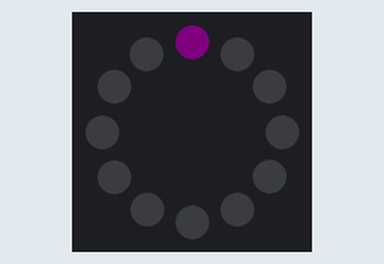
This program was run on a simulated Raspberry Pi Pico running MicroPython. On the bench: 12 RGB LEDs in a ring, first at the top, clockwise. Dim RGB values are drawn brighter than linear.

Above: at 1.04 s.
At 1.59 s:
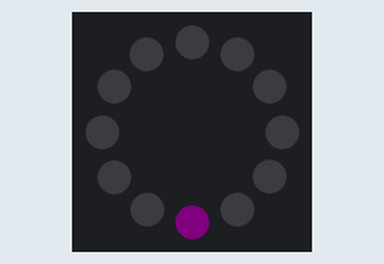
At 2.09 s:
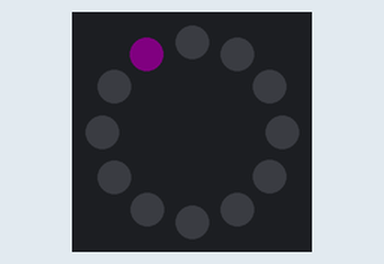
At 2.5 s:
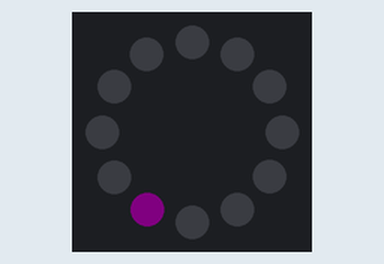
At 2.86 s:
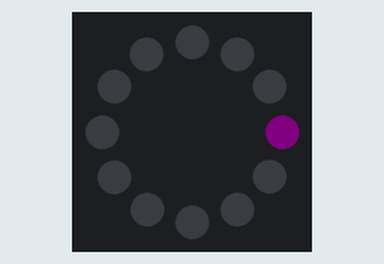
At 3.59 s:
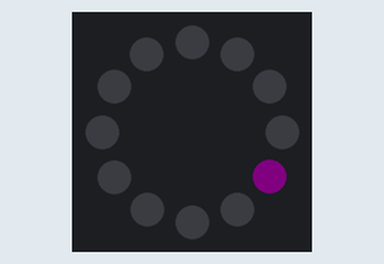

The program:

day-8-bouncing-lights.py
```python
# Imports
from machine import Pin
from neopixel import NeoPixel
import time

# Define the strip pin number (2) and number of LEDs (12)
ring = NeoPixel(Pin(2), 12)

# Turn off all LEDs before program start
ring.fill((0,0,0))
ring.write()
time.sleep(1)

while True:

    for i in range(12):

        ring[i] = (5,0,5)
        ring.write()

        # Show the light for this long
        time.sleep(0.09)

        #Clear the ring at the end of each loop
        ring.fill((0,0,0))
        ring.write()

    for i in reversed (range(12)):

        ring[i] = (5,0,5)
        ring.write()

        # Show the light for this long
        time.sleep(0.09)

        #Clear the ring at the end of each loop
        ring.fill((0,0,0))
        ring.write()
```

Measured:
- by itself, everything shown: repeats every 2.2 s, in 22 steps
